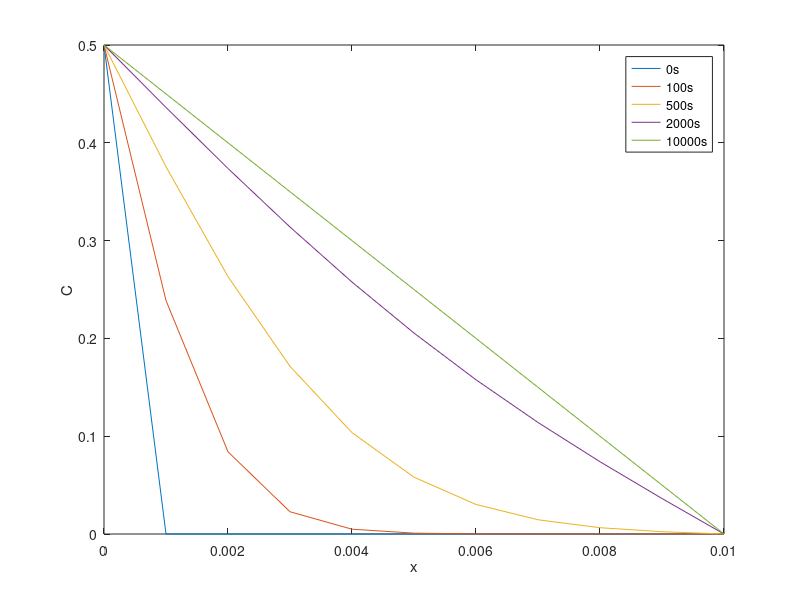

The MATLAB source for this figure:
dx=0.001;
D = 10e-9;
x=0:dx:0.01;
n= length(x);
C1=zeros(1, n);
dt=1;
time=0;
time_out = [0, 100, 500, 2000, 10000];
for t=1:dt:10001
    C2(1) = 0.5;
    for i =2:n-1
        C2(i) = C1(i) + (C1(i+1)-2*C1(i)+C1(i-1))*D*dt/dx^2 ;
    end
    C2(n)=0;
  
    if(ismember(time, time_out))
        plot(x,C2);
        hold on
    end
    
    time=time+dt;
    C1=C2;
end
legend('0s', '100s', '500s', '2000s', '10000s');
xlabel('x');
ylabel('C');